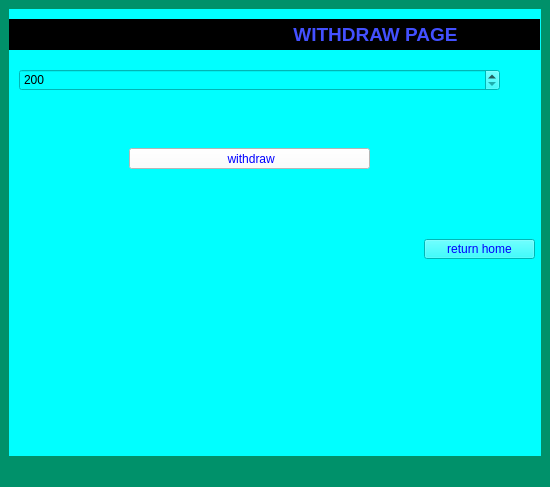
<?xml version="1.0" encoding="UTF-8"?>
<ui version="4.0">
 <class>MainWindow</class>
 <widget class="QMainWindow" name="MainWindow">
  <property name="geometry">
   <rect>
    <x>0</x>
    <y>0</y>
    <width>550</width>
    <height>410</height>
   </rect>
  </property>
  <property name="windowTitle">
   <string>Aura Bank</string>
  </property>
  <property name="styleSheet">
   <string notr="true">alternate-background-color: rgb(170, 255, 127);
 
background-color: rgb(0, 145, 106);</string>
  </property>
  <widget class="QWidget" name="centralwidget">
   <layout class="QHBoxLayout" name="horizontalLayout">
    <item>
     <widget class="QStackedWidget" name="stackedWidget">
      <property name="styleSheet">
       <string notr="true">alternate-background-color: rgb(84, 124, 255);
 </string>
      </property>
      <property name="currentIndex">
       <number>5</number>
      </property>
      <widget class="QWidget" name="welcomePage">
       <property name="styleSheet">
        <string notr="true">background-color: rgb(0, 255, 255);</string>
       </property>
       <layout class="QVBoxLayout" name="welcomeLayout">
        <item>
         <widget class="QLabel" name="welcomeLabel">
          <property name="font">
           <font>
            <pointsize>14</pointsize>
            <bold>true</bold>
           </font>
          </property>
          <property name="styleSheet">
           <string notr="true">color: rgb(67, 80, 255);
background-color: rgb(0, 0, 0);</string>
          </property>
          <property name="text">
           <string>Welcome to Aura Bank</string>
          </property>
          <property name="alignment">
           <set>Qt::AlignmentFlag::AlignCenter</set>
          </property>
         </widget>
        </item>
        <item>
         <widget class="QPushButton" name="welcome_createAccountButton">
          <property name="text">
           <string>Create Account</string>
          </property>
         </widget>
        </item>
        <item>
         <widget class="QPushButton" name="welcome_loginButton">
          <property name="text">
           <string>Login</string>
          </property>
         </widget>
        </item>
        <item>
         <spacer name="welcomeSpacer">
          <property name="orientation">
           <enum>Qt::Orientation::Vertical</enum>
          </property>
          <property name="sizeHint" stdset="0">
           <size>
            <width>20</width>
            <height>40</height>
           </size>
          </property>
         </spacer>
        </item>
       </layout>
      </widget>
      <widget class="QWidget" name="createAccountPage">
       <property name="styleSheet">
        <string notr="true">background-color: rgb(85, 255, 255);</string>
       </property>
       <layout class="QVBoxLayout" name="createAccountLayout">
        <item>
         <widget class="QLabel" name="createAccountLabel">
          <property name="font">
           <font>
            <pointsize>14</pointsize>
            <bold>true</bold>
           </font>
          </property>
          <property name="styleSheet">
           <string notr="true"> color: rgb(67, 80, 255);
 </string>
          </property>
          <property name="text">
           <string>Create Account</string>
          </property>
          <property name="alignment">
           <set>Qt::AlignmentFlag::AlignCenter</set>
          </property>
         </widget>
        </item>
        <item>
         <widget class="QLineEdit" name="createAccount_createNameEdit">
          <property name="placeholderText">
           <string>Enter your name</string>
          </property>
         </widget>
        </item>
        <item>
         <widget class="QLineEdit" name="createAccount_createmailEdit">
          <property name="placeholderText">
           <string>enter mail</string>
          </property>
         </widget>
        </item>
        <item>
         <widget class="QLabel" name="createAccount_emailStatusLabel">
          <property name="text">
           <string>mailstatus:</string>
          </property>
         </widget>
        </item>
        <item>
         <widget class="QLineEdit" name="createAccount_createPassEdit">
          <property name="echoMode">
           <enum>QLineEdit::EchoMode::Password</enum>
          </property>
          <property name="placeholderText">
           <string>Enter password</string>
          </property>
         </widget>
        </item>
        <item>
         <widget class="QLabel" name="createAccount_passwordStatusLabel">
          <property name="text">
           <string>status:</string>
          </property>
         </widget>
        </item>
        <item>
         <widget class="QLineEdit" name="createAccount_createConfirmPassEdit">
          <property name="echoMode">
           <enum>QLineEdit::EchoMode::Password</enum>
          </property>
          <property name="placeholderText">
           <string>Confirm password</string>
          </property>
         </widget>
        </item>
        <item>
         <widget class="QSpinBox" name="createAccount_createAgeEdit">
          <property name="minimum">
           <number>18</number>
          </property>
          <property name="maximum">
           <number>120</number>
          </property>
          <property name="value">
           <number>18</number>
          </property>
         </widget>
        </item>
        <item>
         <layout class="QHBoxLayout" name="sexLayout">
          <item>
           <widget class="QCheckBox" name="createAccount_createSexEdit1">
            <property name="text">
             <string>Male</string>
            </property>
           </widget>
          </item>
          <item>
           <widget class="QCheckBox" name="createAccount_createSexEdit2">
            <property name="text">
             <string>Female</string>
            </property>
           </widget>
          </item>
         </layout>
        </item>
        <item>
         <widget class="QLabel" name="createAccount_sexStatusLabel">
          <property name="text">
           <string>sexstatus:</string>
          </property>
         </widget>
        </item>
        <item>
         <widget class="QComboBox" name="createAccount_createAccountTypeCombo">
          <property name="currentText">
           <string>savings</string>
          </property>
          <item>
           <property name="text">
            <string>savings</string>
           </property>
          </item>
          <item>
           <property name="text">
            <string>checking</string>
           </property>
          </item>
         </widget>
        </item>
        <item>
         <widget class="QSpinBox" name="createAccount_createMonthsEdit">
          <property name="enabled">
           <bool>true</bool>
          </property>
          <property name="minimum">
           <number>4</number>
          </property>
          <property name="maximum">
           <number>120</number>
          </property>
          <property name="value">
           <number>4</number>
          </property>
         </widget>
        </item>
        <item>
         <widget class="QSpinBox" name="createAccount_createOverdraftEdit">
          <property name="enabled">
           <bool>true</bool>
          </property>
          <property name="minimum">
           <number>1000</number>
          </property>
          <property name="maximum">
           <number>1000000</number>
          </property>
          <property name="value">
           <number>1000</number>
          </property>
         </widget>
        </item>
        <item>
         <widget class="QLabel" name="createAccount_accountNumberLabel">
          <property name="enabled">
           <bool>true</bool>
          </property>
          <property name="styleSheet">
           <string notr="true"> 
color: rgb(0, 0, 0);</string>
          </property>
          <property name="text">
           <string>Account Number: N/A</string>
          </property>
          <property name="alignment">
           <set>Qt::AlignmentFlag::AlignCenter</set>
          </property>
         </widget>
        </item>
        <item>
         <widget class="QLabel" name="createAccount_statusLabel">
          <property name="text">
           <string>Status: Ready</string>
          </property>
          <property name="alignment">
           <set>Qt::AlignmentFlag::AlignCenter</set>
          </property>
         </widget>
        </item>
        <item>
         <widget class="QPushButton" name="createAccount_createButton">
          <property name="styleSheet">
           <string notr="true">color: rgb(39, 167, 61);
background-color: rgb(53, 107, 255);</string>
          </property>
          <property name="text">
           <string>Create</string>
          </property>
         </widget>
        </item>
        <item>
         <widget class="QPushButton" name="createAccount_returnButton">
          <property name="styleSheet">
           <string notr="true">color: rgb(0, 255, 127);</string>
          </property>
          <property name="text">
           <string> return</string>
          </property>
         </widget>
        </item>
        <item>
         <spacer name="createAccountSpacer">
          <property name="orientation">
           <enum>Qt::Orientation::Vertical</enum>
          </property>
          <property name="sizeHint" stdset="0">
           <size>
            <width>20</width>
            <height>40</height>
           </size>
          </property>
         </spacer>
        </item>
       </layout>
      </widget>
      <widget class="QWidget" name="loginPage">
       <property name="styleSheet">
        <string notr="true">background-color: rgb(0, 255, 255);</string>
       </property>
       <layout class="QVBoxLayout" name="loginLayout">
        <item>
         <widget class="QLabel" name="loginLabel">
          <property name="font">
           <font>
            <pointsize>14</pointsize>
            <bold>true</bold>
           </font>
          </property>
          <property name="styleSheet">
           <string notr="true"> 
background-color: rgb(0, 0, 0);
color: rgb(88, 110, 255);</string>
          </property>
          <property name="text">
           <string>Login</string>
          </property>
          <property name="alignment">
           <set>Qt::AlignmentFlag::AlignCenter</set>
          </property>
         </widget>
        </item>
        <item>
         <widget class="QLineEdit" name="login_accountNumberEdit">
          <property name="placeholderText">
           <string>Enter account number</string>
          </property>
         </widget>
        </item>
        <item>
         <widget class="QLineEdit" name="login_passwordEdit">
          <property name="echoMode">
           <enum>QLineEdit::EchoMode::Password</enum>
          </property>
          <property name="placeholderText">
           <string>Enter password</string>
          </property>
         </widget>
        </item>
        <item>
         <widget class="QPushButton" name="login_loginButton">
          <property name="text">
           <string>Login</string>
          </property>
         </widget>
        </item>
        <item>
         <widget class="QPushButton" name="login_returnButton">
          <property name="text">
           <string>return</string>
          </property>
         </widget>
        </item>
        <item>
         <spacer name="loginSpacer">
          <property name="orientation">
           <enum>Qt::Orientation::Vertical</enum>
          </property>
          <property name="sizeHint" stdset="0">
           <size>
            <width>20</width>
            <height>40</height>
           </size>
          </property>
         </spacer>
        </item>
       </layout>
      </widget>
      <widget class="QWidget" name="mainMenuPage">
       <property name="styleSheet">
        <string notr="true">background-color: rgb(0, 255, 255);</string>
       </property>
       <layout class="QVBoxLayout" name="mainMenuLayout">
        <item>
         <widget class="QLabel" name="mainMenuLabel">
          <property name="font">
           <font>
            <pointsize>14</pointsize>
            <bold>true</bold>
           </font>
          </property>
          <property name="styleSheet">
           <string notr="true">color: rgb(48, 79, 255);
background-color: rgb(0, 0, 0);</string>
          </property>
          <property name="text">
           <string>Main Menu</string>
          </property>
          <property name="alignment">
           <set>Qt::AlignmentFlag::AlignCenter</set>
          </property>
         </widget>
        </item>
        <item>
         <widget class="QPushButton" name="mainMenu_depositButton">
          <property name="text">
           <string>Deposit</string>
          </property>
         </widget>
        </item>
        <item>
         <widget class="QPushButton" name="mainMenu_withdrawButton">
          <property name="text">
           <string>Withdraw</string>
          </property>
         </widget>
        </item>
        <item>
         <widget class="QPushButton" name="mainMenu_accountInfoButton">
          <property name="text">
           <string>Account Info</string>
          </property>
         </widget>
        </item>
        <item>
         <widget class="QPushButton" name="mainMenu_deleteButton">
          <property name="text">
           <string>Delete Account</string>
          </property>
         </widget>
        </item>
        <item>
         <widget class="QPushButton" name="mainMenu_updateButton">
          <property name="text">
           <string>Update Account</string>
          </property>
         </widget>
        </item>
        <item>
         <widget class="QPushButton" name="mainMenu_exitButton">
          <property name="text">
           <string>Exit</string>
          </property>
         </widget>
        </item>
        <item>
         <spacer name="mainMenuSpacer">
          <property name="orientation">
           <enum>Qt::Orientation::Vertical</enum>
          </property>
          <property name="sizeHint" stdset="0">
           <size>
            <width>20</width>
            <height>40</height>
           </size>
          </property>
         </spacer>
        </item>
       </layout>
      </widget>
      <widget class="QWidget" name="depositpage">
       <property name="styleSheet">
        <string notr="true"> 
background-color: rgb(0, 255, 255);
 </string>
       </property>
       <widget class="QLabel" name="depositlabel">
        <property name="geometry">
         <rect>
          <x>20</x>
          <y>-10</y>
          <width>511</width>
          <height>31</height>
         </rect>
        </property>
        <property name="font">
         <font>
          <pointsize>14</pointsize>
          <bold>true</bold>
         </font>
        </property>
        <property name="styleSheet">
         <string notr="true">color: rgb(103, 113, 255);
background-color: rgb(0, 0, 0);</string>
        </property>
        <property name="text">
         <string>&lt;html&gt;&lt;head/&gt;&lt;body&gt;&lt;p align=&quot;center&quot;&gt; DEPOSIT PAGE&lt;/p&gt;&lt;/body&gt;&lt;/html&gt;</string>
        </property>
        <property name="scaledContents">
         <bool>false</bool>
        </property>
       </widget>
       <widget class="QSpinBox" name="depositAmountSpin">
        <property name="geometry">
         <rect>
          <x>20</x>
          <y>80</y>
          <width>501</width>
          <height>22</height>
         </rect>
        </property>
        <property name="minimum">
         <number>1000</number>
        </property>
        <property name="maximum">
         <number>10000000</number>
        </property>
        <property name="value">
         <number>1000</number>
        </property>
       </widget>
       <widget class="QPushButton" name="depositButton">
        <property name="geometry">
         <rect>
          <x>90</x>
          <y>200</y>
          <width>321</width>
          <height>20</height>
         </rect>
        </property>
        <property name="styleSheet">
         <string notr="true">background-color: rgb(255, 255, 255);
color: rgb(0, 0, 255);</string>
        </property>
        <property name="text">
         <string>deposit</string>
        </property>
       </widget>
       <widget class="QPushButton" name="returntoMainMenuButton">
        <property name="geometry">
         <rect>
          <x>370</x>
          <y>270</y>
          <width>141</width>
          <height>18</height>
         </rect>
        </property>
        <property name="styleSheet">
         <string notr="true">color: rgb(0, 0, 255);</string>
        </property>
        <property name="text">
         <string>return menu</string>
        </property>
       </widget>
      </widget>
      <widget class="QWidget" name="withdrawpage">
       <property name="styleSheet">
        <string notr="true"> 
 
 
background-color: rgb(0, 255, 255);</string>
       </property>
       <widget class="QLabel" name="withdrawlabel">
        <property name="geometry">
         <rect>
          <x>0</x>
          <y>10</y>
          <width>531</width>
          <height>31</height>
         </rect>
        </property>
        <property name="font">
         <font>
          <pointsize>14</pointsize>
          <bold>true</bold>
         </font>
        </property>
        <property name="styleSheet">
         <string notr="true">color: rgb(67, 80, 255);
background-color: rgb(0, 0, 0);</string>
        </property>
        <property name="text">
         <string>                                                      WITHDRAW PAGE</string>
        </property>
       </widget>
       <widget class="QSpinBox" name="withdrawAmountSpin">
        <property name="geometry">
         <rect>
          <x>10</x>
          <y>60</y>
          <width>481</width>
          <height>22</height>
         </rect>
        </property>
        <property name="minimum">
         <number>200</number>
        </property>
        <property name="maximum">
         <number>1000000</number>
        </property>
       </widget>
       <widget class="QPushButton" name="withdrawButton">
        <property name="geometry">
         <rect>
          <x>120</x>
          <y>139</y>
          <width>241</width>
          <height>21</height>
         </rect>
        </property>
        <property name="styleSheet">
         <string notr="true"> 
background-color: rgb(255, 255, 255);
color: rgb(0, 0, 255);</string>
        </property>
        <property name="text">
         <string> withdraw</string>
        </property>
       </widget>
       <widget class="QPushButton" name="returntoMainMenuButton_2">
        <property name="geometry">
         <rect>
          <x>415</x>
          <y>230</y>
          <width>111</width>
          <height>20</height>
         </rect>
        </property>
        <property name="styleSheet">
         <string notr="true"> 
color: rgb(0, 0, 255);</string>
        </property>
        <property name="text">
         <string>return home</string>
        </property>
       </widget>
      </widget>
      <widget class="QWidget" name="infoTab">
       <property name="styleSheet">
        <string notr="true">background-color: rgb(0, 255, 255);</string>
       </property>
       <widget class="QLabel" name="accountInfolabel">
        <property name="geometry">
         <rect>
          <x>10</x>
          <y>0</y>
          <width>531</width>
          <height>21</height>
         </rect>
        </property>
        <property name="font">
         <font>
          <pointsize>14</pointsize>
          <bold>true</bold>
         </font>
        </property>
        <property name="styleSheet">
         <string notr="true">color: rgb(67, 80, 255);
background-color: rgb(0, 0, 0);</string>
        </property>
        <property name="text">
         <string>&lt;html&gt;&lt;head/&gt;&lt;body&gt;&lt;p align=&quot;center&quot;&gt; ACCOUNT INFO&lt;/p&gt;&lt;/body&gt;&lt;/html&gt;</string>
        </property>
       </widget>
       <widget class="QWidget" name="horizontalLayoutWidget">
        <property name="geometry">
         <rect>
          <x>0</x>
          <y>30</y>
          <width>531</width>
          <height>211</height>
         </rect>
        </property>
        <layout class="QHBoxLayout" name="infoLayout">
         <item>
          <widget class="QTextEdit" name="infoDisplay">
           <property name="readOnly">
            <bool>true</bool>
           </property>
           <property name="placeholderText">
            <string>ACCOUNT INFO WILL BE DISPLAYED HERE:</string>
           </property>
          </widget>
         </item>
        </layout>
       </widget>
       <widget class="QPushButton" name="applyInterestButton">
        <property name="geometry">
         <rect>
          <x>0</x>
          <y>250</y>
          <width>141</width>
          <height>21</height>
         </rect>
        </property>
        <property name="styleSheet">
         <string notr="true"> 
background-color: rgb(255, 255, 255);
color: rgb(0, 0, 255);</string>
        </property>
        <property name="text">
         <string>Apply interest</string>
        </property>
       </widget>
       <widget class="QPushButton" name="refreshInfoButton">
        <property name="geometry">
         <rect>
          <x>400</x>
          <y>250</y>
          <width>141</width>
          <height>20</height>
         </rect>
        </property>
        <property name="styleSheet">
         <string notr="true">color: rgb(0, 0, 255);</string>
        </property>
        <property name="text">
         <string>refreshInfo</string>
        </property>
       </widget>
       <widget class="QPushButton" name="returntoMainMenuButton_3">
        <property name="geometry">
         <rect>
          <x>405</x>
          <y>280</y>
          <width>131</width>
          <height>20</height>
         </rect>
        </property>
        <property name="styleSheet">
         <string notr="true">color: rgb(0, 0, 255);</string>
        </property>
        <property name="text">
         <string>return home</string>
        </property>
       </widget>
      </widget>
      <widget class="QWidget" name="deleteaccountpage">
       <property name="styleSheet">
        <string notr="true">background-color: rgb(0, 255, 255);</string>
       </property>
       <widget class="QLabel" name="deletelabel">
        <property name="geometry">
         <rect>
          <x>10</x>
          <y>10</y>
          <width>521</width>
          <height>31</height>
         </rect>
        </property>
        <property name="font">
         <font>
          <pointsize>14</pointsize>
          <bold>true</bold>
         </font>
        </property>
        <property name="styleSheet">
         <string notr="true">color: rgb(67, 80, 255);
background-color: rgb(0, 0, 0);</string>
        </property>
        <property name="text">
         <string>&lt;html&gt;&lt;head/&gt;&lt;body&gt;&lt;p align=&quot;center&quot;&gt;DELETE ACCOUNT PAGE&lt;/p&gt;&lt;/body&gt;&lt;/html&gt;</string>
        </property>
       </widget>
       <widget class="QLineEdit" name="deleteAccount_deletenumberEdit">
        <property name="geometry">
         <rect>
          <x>10</x>
          <y>59</y>
          <width>511</width>
          <height>21</height>
         </rect>
        </property>
        <property name="styleSheet">
         <string notr="true"> 
color: rgb(255, 255, 255);</string>
        </property>
        <property name="echoMode">
         <enum>QLineEdit::EchoMode::Normal</enum>
        </property>
        <property name="placeholderText">
         <string>accountnumber:</string>
        </property>
       </widget>
       <widget class="QPushButton" name="deleteAccountButton">
        <property name="geometry">
         <rect>
          <x>150</x>
          <y>140</y>
          <width>251</width>
          <height>20</height>
         </rect>
        </property>
        <property name="styleSheet">
         <string notr="true">background-color: rgb(255, 255, 255);
color: rgb(0, 0, 255);</string>
        </property>
        <property name="text">
         <string> deleteaccount</string>
        </property>
       </widget>
       <widget class="QPushButton" name="returntoMainMenuButton_4">
        <property name="geometry">
         <rect>
          <x>400</x>
          <y>190</y>
          <width>121</width>
          <height>21</height>
         </rect>
        </property>
        <property name="styleSheet">
         <string notr="true">color: rgb(0, 0, 255);</string>
        </property>
        <property name="text">
         <string>return home</string>
        </property>
       </widget>
      </widget>
      <widget class="QWidget" name="updateaccountpage">
       <property name="font">
        <font>
         <pointsize>14</pointsize>
         <bold>true</bold>
        </font>
       </property>
       <property name="styleSheet">
        <string notr="true">background-color: rgb(0, 255, 255);</string>
       </property>
       <widget class="QLabel" name="updateLable">
        <property name="geometry">
         <rect>
          <x>10</x>
          <y>0</y>
          <width>531</width>
          <height>31</height>
         </rect>
        </property>
        <property name="font">
         <font>
          <pointsize>14</pointsize>
          <bold>true</bold>
         </font>
        </property>
        <property name="styleSheet">
         <string notr="true">color: rgb(67, 80, 255);
background-color: rgb(0, 0, 0);</string>
        </property>
        <property name="text">
         <string>&lt;html&gt;&lt;head/&gt;&lt;body&gt;&lt;p align=&quot;center&quot;&gt; UPDATE ACCOUNT PAGE&lt;/p&gt;&lt;/body&gt;&lt;/html&gt;</string>
        </property>
       </widget>
       <widget class="QLineEdit" name="NewNameEdit">
        <property name="geometry">
         <rect>
          <x>20</x>
          <y>40</y>
          <width>481</width>
          <height>20</height>
         </rect>
        </property>
        <property name="font">
         <font>
          <pointsize>9</pointsize>
          <bold>false</bold>
         </font>
        </property>
        <property name="cursorPosition">
         <number>0</number>
        </property>
        <property name="placeholderText">
         <string>newname:</string>
        </property>
       </widget>
       <widget class="QLineEdit" name="NewPasswordEdit">
        <property name="geometry">
         <rect>
          <x>20</x>
          <y>80</y>
          <width>481</width>
          <height>20</height>
         </rect>
        </property>
        <property name="font">
         <font>
          <pointsize>9</pointsize>
          <bold>false</bold>
         </font>
        </property>
        <property name="echoMode">
         <enum>QLineEdit::EchoMode::Password</enum>
        </property>
        <property name="placeholderText">
         <string>newpassword:</string>
        </property>
       </widget>
       <widget class="QLineEdit" name="NewemailEdit">
        <property name="geometry">
         <rect>
          <x>20</x>
          <y>140</y>
          <width>481</width>
          <height>20</height>
         </rect>
        </property>
        <property name="font">
         <font>
          <pointsize>9</pointsize>
          <bold>false</bold>
         </font>
        </property>
        <property name="inputMask">
         <string/>
        </property>
        <property name="cursorPosition">
         <number>0</number>
        </property>
        <property name="placeholderText">
         <string>mail:</string>
        </property>
       </widget>
       <widget class="QPushButton" name="updateButton">
        <property name="geometry">
         <rect>
          <x>340</x>
          <y>190</y>
          <width>201</width>
          <height>20</height>
         </rect>
        </property>
        <property name="font">
         <font>
          <pointsize>10</pointsize>
          <bold>true</bold>
         </font>
        </property>
        <property name="styleSheet">
         <string notr="true">color: rgb(0, 0, 255);</string>
        </property>
        <property name="text">
         <string>update</string>
        </property>
       </widget>
       <widget class="QPushButton" name="returntoMainMenuButton_5">
        <property name="geometry">
         <rect>
          <x>10</x>
          <y>190</y>
          <width>101</width>
          <height>20</height>
         </rect>
        </property>
        <property name="font">
         <font>
          <pointsize>9</pointsize>
          <bold>false</bold>
         </font>
        </property>
        <property name="styleSheet">
         <string notr="true">color: rgb(0, 0, 255);</string>
        </property>
        <property name="text">
         <string>return home</string>
        </property>
       </widget>
      </widget>
     </widget>
    </item>
   </layout>
  </widget>
  <widget class="QStatusBar" name="statusbar"/>
  <widget class="QMenuBar" name="menuBar">
   <property name="geometry">
    <rect>
     <x>0</x>
     <y>0</y>
     <width>550</width>
     <height>18</height>
    </rect>
   </property>
  </widget>
 </widget>
 <resources/>
 <connections/>
</ui>
